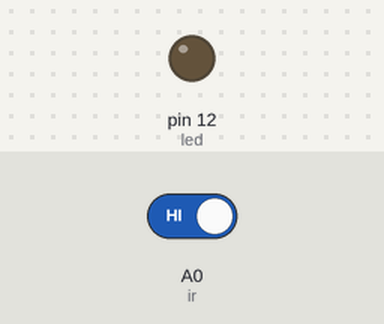
The sketch below on a simulated Arduino Uno, built with avr-gcc and run on an emulated ATmega328P. Shown: output pins drawn as LEDs (lit = HIGH). The test bench sets the inputs (shaded band); at power-on: A0 (ir) HIGH.

Above: at 1.2 s.
1.3 s: A0 (ir) driven LOW
At 1.8 s:
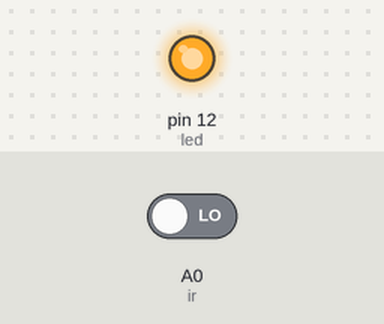
2.8 s: A0 (ir) driven HIGH
At 5.3 s:
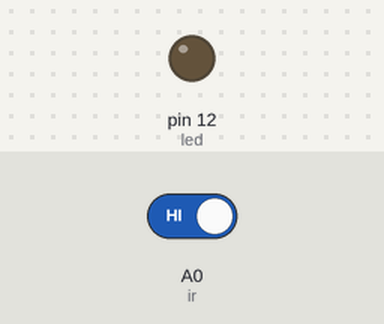
Timing chart, 0 to 6.8 s (numbered marks = the images above; inputs shaded):
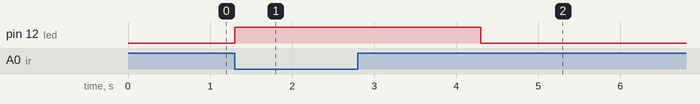

The sketch:

ir_sensor.ino
```cpp
int ir = A0;
int led = 12;
void setup() {
  // put your setup code here, to run once:
pinMode(ir,INPUT);
pinMode(led,OUTPUT);
digitalWrite(led, LOW);
}

void loop() {
  // put your main code here, to run repeatedly:
if(digitalRead(ir) == LOW){
  digitalWrite(led, HIGH);
 delay(3000);
}
else{
  digitalWrite(led, LOW);
}
}
```

Measured:
- after the input at 1.3 s, pin 12 (led): LOW → HIGH at once
- after the input at 2.8 s, pin 12 (led): HIGH → LOW after 1.5 s
